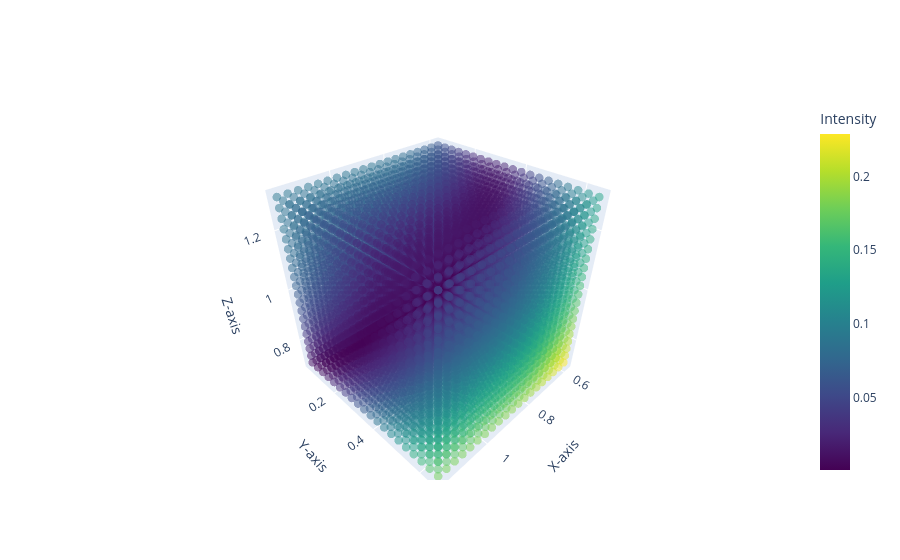

Notebook source saved alongside this figure:
### Code cell
import numpy as np
import plotly.graph_objects as go

x, y, z = np.transpose(coords)
# values = np.log(planes)
values = planes

# Create 3D scatter plot
fig = go.Figure(
    data=go.Scatter3d(
        x=x, y=y, z=z,
        mode='markers',
        marker=dict(
            size=5,
            color=values,  # Values for color mapping
            colorscale='Viridis',  # Color scale
            colorbar=dict(title='Intensity'),
            opacity=0.5,
            # opacity=1,
        )
    )
)

# Customize layout
fig.update_layout(scene=dict(
    xaxis_title="X-axis",
    yaxis_title="Y-axis",
    zaxis_title="Z-axis"
))

fig.show()

### Figure 1 — Plotly figure (JSON) as saved in the notebook; plotly's stock layout.template omitted (floating-point values rounded to 4 significant figures; data arrays with more than 128 entries replaced by an {"elided": "..."} marker saying what was removed)
{"data": [{"marker": {"color": {"elided": "8000 float values"}, "colorbar": {"title": {"text": "Intensity"}}, "colorscale": [[0, "#440154"], [0.1111, "#482878"], [0.2222, "#3e4989"], [0.3333, "#31688e"], [0.4444, "#26828e"], [0.5556, "#1f9e89"], [0.6667, "#35b779"], [0.7778, "#6ece58"], [0.8889, "#b5de2b"], [1, "#fde725"]], "opacity": 0.5, "size": 5}, "mode": "markers", "type": "scatter3d", "x": {"elided": "8000 float values"}, "y": {"elided": "8000 float values"}, "z": {"elided": "8000 float values"}}], "layout": {"scene": {"xaxis": {"title": {"text": "X-axis"}}, "yaxis": {"title": {"text": "Y-axis"}}, "zaxis": {"title": {"text": "Z-axis"}}}}}
